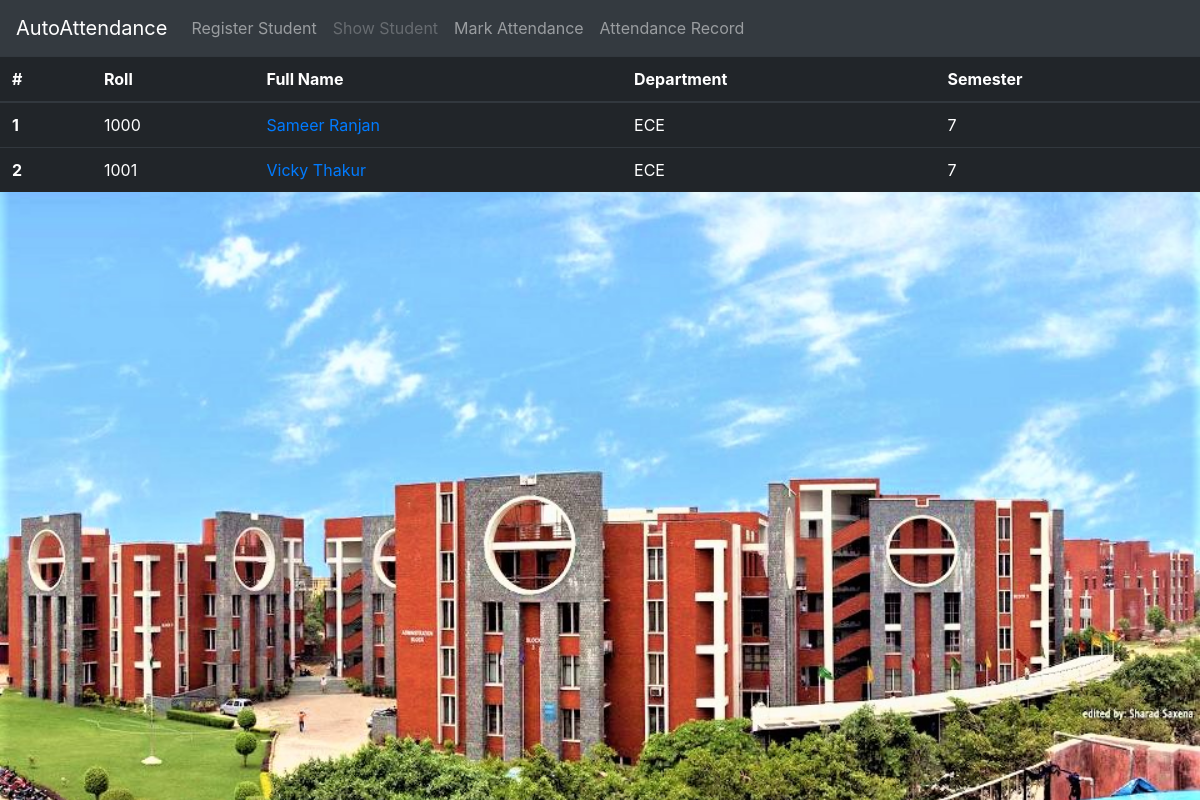
/showstudentlist/, run on an earlier commit of the app's database.
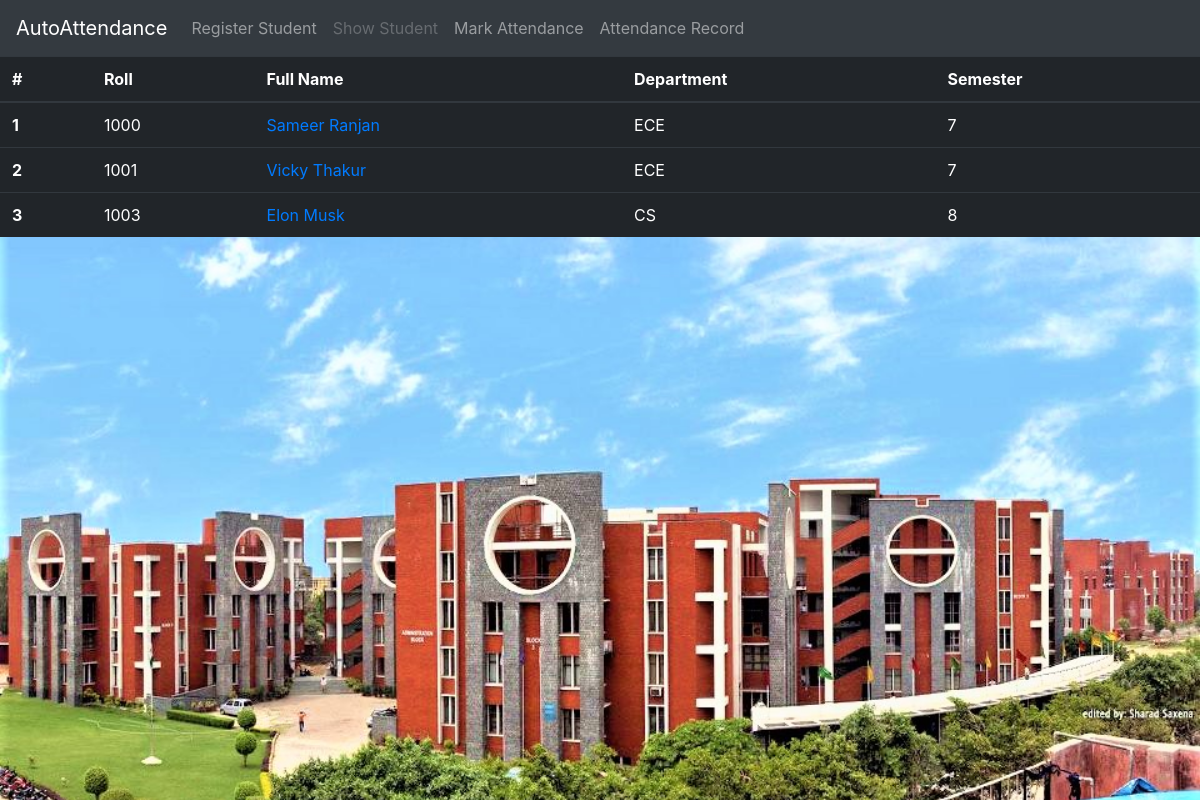
And on a later commit of the database.
### attendance/models.py (models this page shows)
class Student(models.Model):
	roll_no = models.IntegerField(primary_key=True)
	name =  models.CharField(max_length=30)
	dob = models.DateField()
	department = models.CharField(
		max_length = 30,
		choices = Department_CHOICES,
		default = 'ECE')
	semester = models.CharField(
		max_length = 30,
		choices = SEMESTER_CHOICES,
		default = '1')
	email = models.EmailField()
	photo = models.ImageField(upload_to='images/')

### attendance/views.py (the view)
# urls.py: path('showstudentlist/',views.showStudentList, name='showstudentlist'),
def showStudentList(request):
	students = Student.objects.all()
	records = {}
	for i in range(len(students)):
		t = students[i]
		records[i+1]={'roll':t.roll_no,'name':t.name,'department':t.department,'semester':t.semester}
	return render(request,"attendance/show_student.html",{'context':records})

### attendance/templates/attendance/show_student.html (shortened to what this page needs)
{% load static %}
<div style="height:100%;background-image:url({% static 'attendance/images/college_pic.jpg' %});background-repeat:no-repeat;background-size: cover;background-position-y:+55%;">
<link rel="stylesheet" href="https://maxcdn.bootstrapcdn.com/bootstrap/4.0.0/css/bootstrap.min.css">
  <nav class="navbar navbar-expand-lg  navbar-dark bg-dark">
    <a class="navbar-brand" href="{% url 'index' %}">AutoAttendance</a>
    <div class="collapse navbar-collapse" id="navbarNav">
      <ul class="navbar-nav">
        <li class="nav-item">
          <a class="nav-link" href="{% url 'register' %}">Register Student</a>
        </li>
        <li class="nav-item">
          <a class="nav-link disabled" href="{% url 'showstudentlist' %}">Show Student</a>
        </li>
        <li class="nav-item">
          <a class="nav-link" href="{% url 'markattendance' %}">Mark Attendance</a>
        </li>
        <li class="nav-item">
          <a class="nav-link" href="{% url 'attendancerecord' %}">Attendance Record</a>
        </li>
      </ul>
    </div>
  </nav>
<table class="table table-dark">
  <thead>
    <tr>
      <th scope="col">#</th>
      <th scope="col">Roll</th>
      <th scope="col">Full Name</th>
      <th scope="col">Department</th>
      <th scope="col">Semester</th>
    </tr>
  </thead>
  <tbody>
    {% for key,val in context.items %}
      <tr>
        <th scope="row">{{key}}</th>
        <td>{{val.roll}}</td>
        <td><a href="{% url 'getstudentbyid' val.roll %}">{{val.name}}</a></td>
        <td>{{val.department}}</td>
        <td>{{val.semester}}</td>
      </tr>
    {% endfor %}
  </tbody>
</table>
</div>

What changed in the data, as far as the page shows it:
added Student: name "Elon Musk", department "CS"
Also different on the page:
new list line: "3 1003 8"
